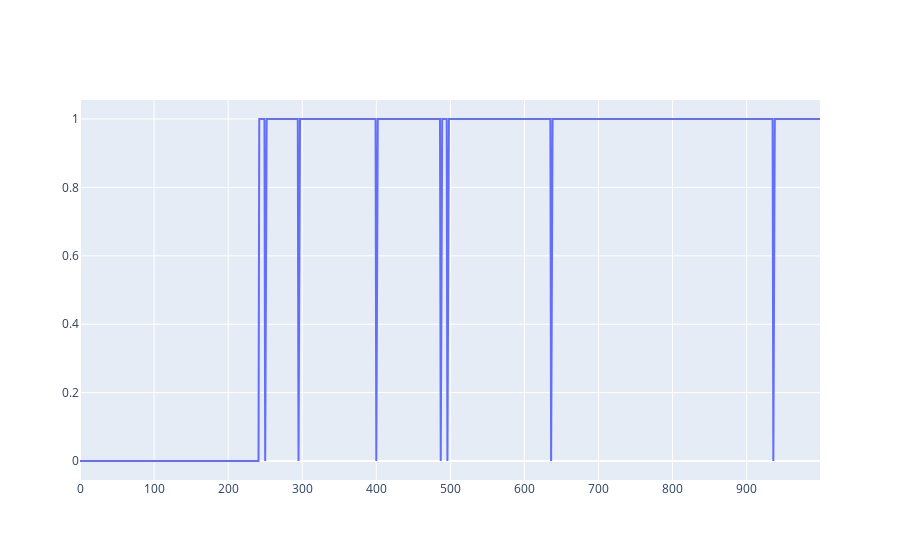

This figure's notebook cell:
### Code cell
fig = go.Figure()
fig.add_trace(go.Scatter(x=np.arange(len(list_of_optimal_action)), y=list_of_optimal_action, mode='lines', name='Canada'))
fig.show()

### Figure 1 — Plotly figure (JSON) as saved in the notebook; plotly's stock layout.template omitted (floating-point values rounded to 4 significant figures; data arrays with more than 128 entries replaced by an {"elided": "..."} marker saying what was removed)
{"data": [{"mode": "lines", "name": "Canada", "type": "scatter", "x": {"elided": "1000 int values"}, "y": {"elided": "1000 int values"}}], "layout": {}}
